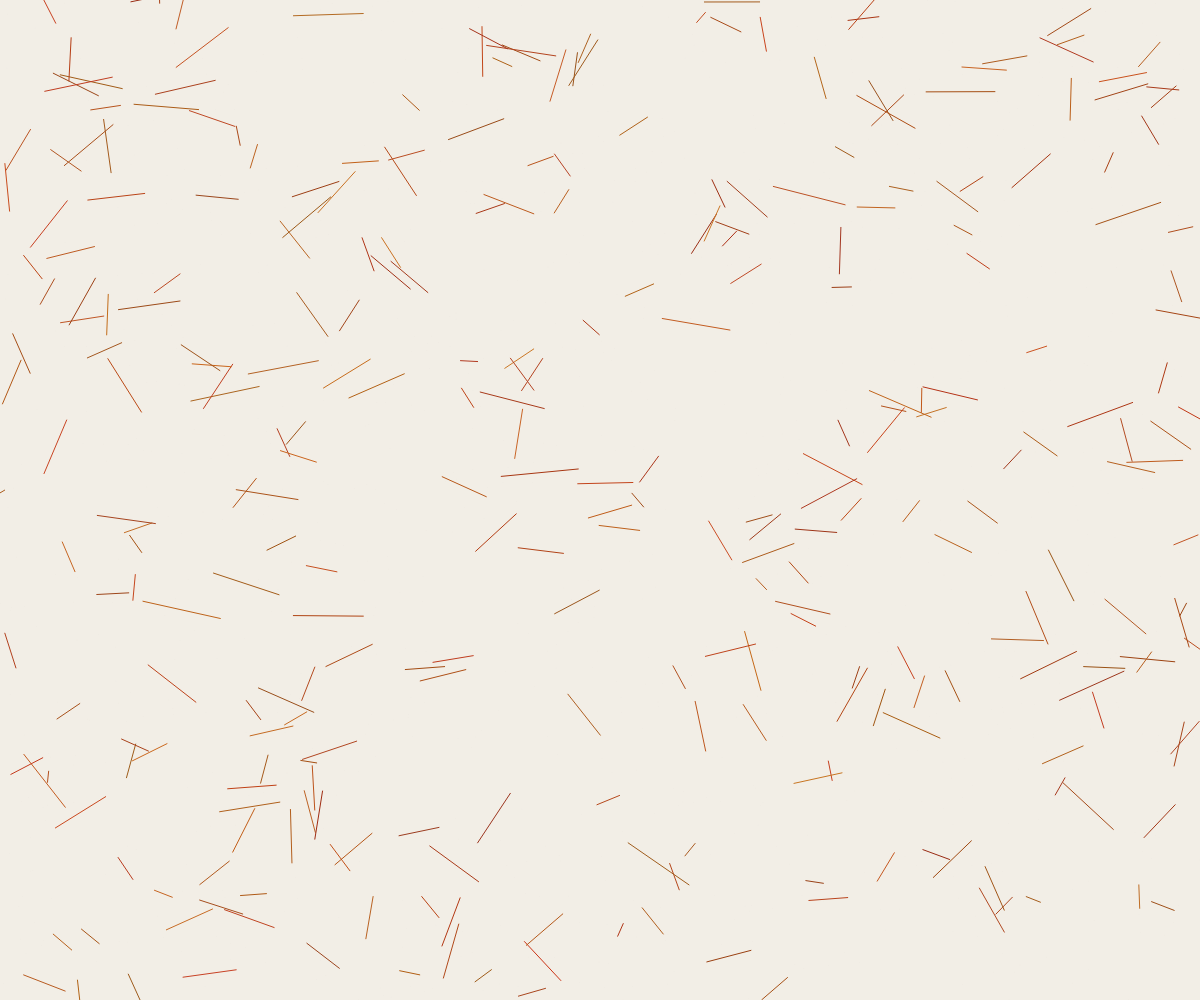
Frame 1 (no input)
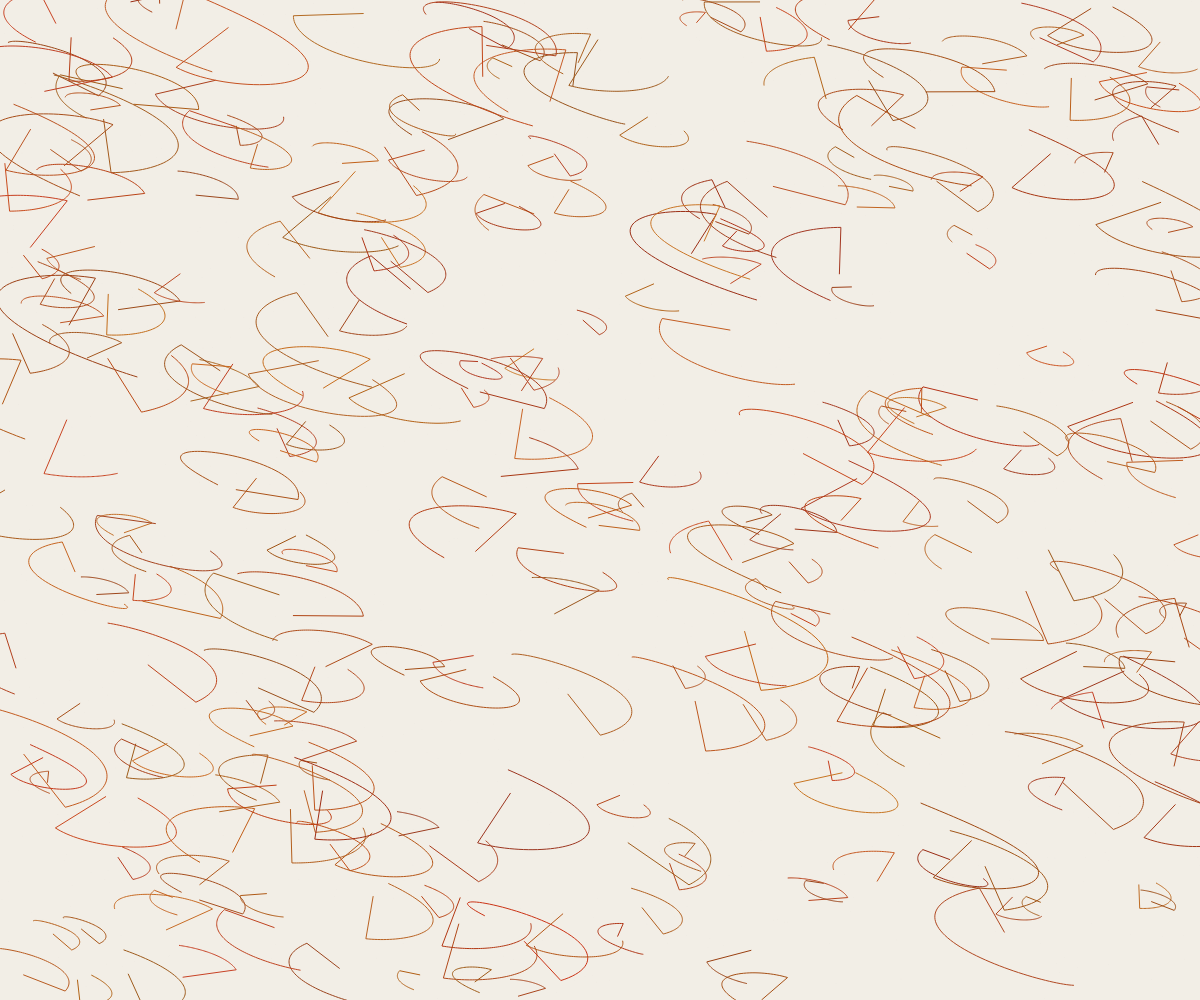
Frame 60 (no input)
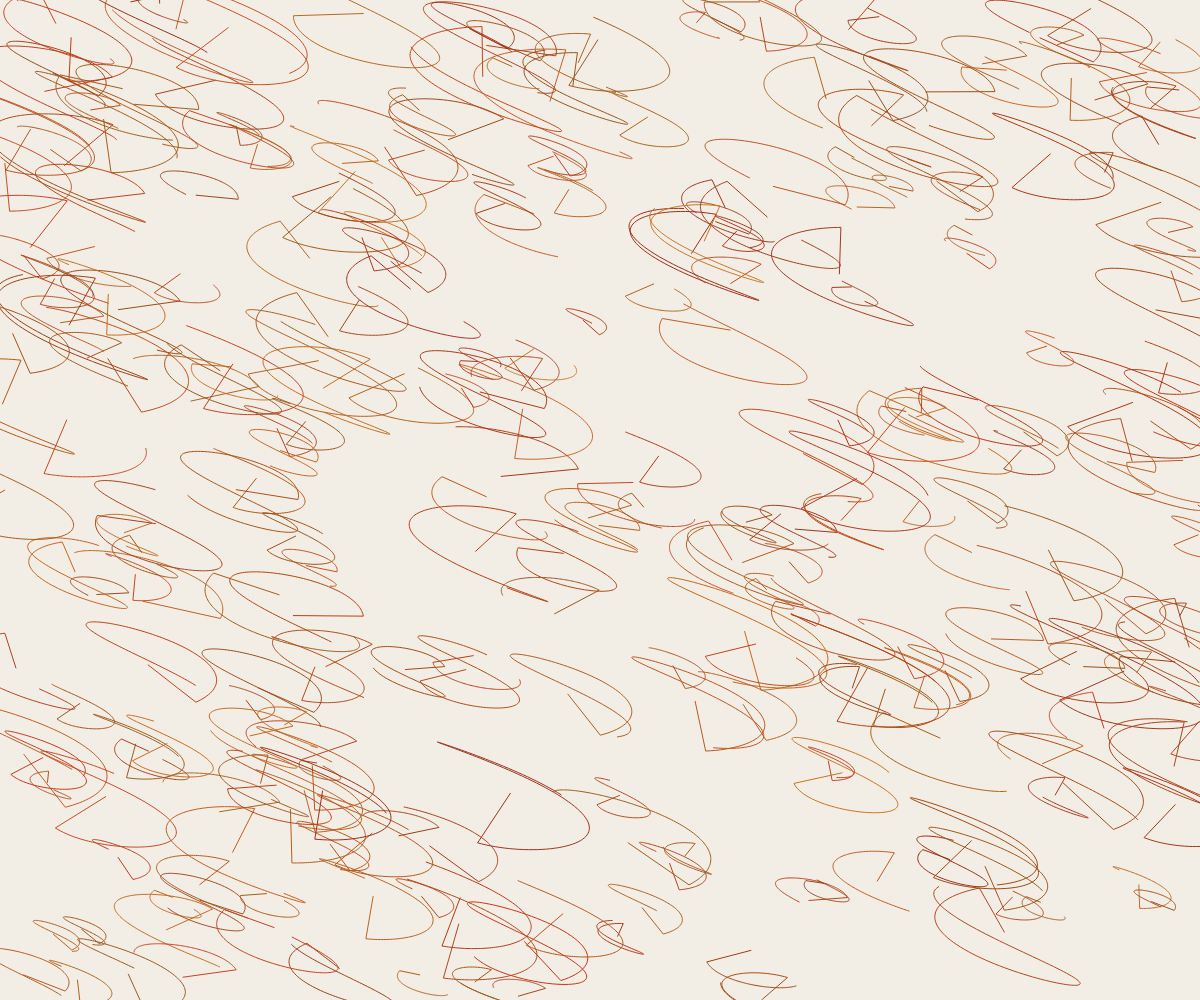
Frame 120 (the mouse pressed at the canvas centre since frame 60)

The p5.js sketch that drew these frames (run headless with seeded random() and noise() and a simulated clock; from frame 60 on, the mouse is pressed at the canvas centre):

// p5.js sketch
// ── sketch.js
let lines = [];
let numLines = 300;
let bgColor;
let inkColor;

function setup() {
  createCanvas(windowWidth, windowHeight);
  colorMode(HSB, 360, 100, 100, 1);
  
  // Textured off-white background
  bgColor = color(40, 5, 95);
  inkColor = color(20, 80, 20);
  
  // Initialize lines with random starting positions and properties
  for (let i = 0; i < numLines; i++) {
    lines.push({
      points: [],
      startX: random(width),
      startY: random(height),
      hue: random(10, 30), // Warm metallic tones
      sat: 80 + random(10),
      bri: 60 + random(20),
      speed: random(0.001, 0.005),
      amplitude: random(20, 80),
      frequency: random(0.01, 0.03),
      timeOffset: random(TWO_PI)
    });
  }
}

function draw() {
  background(bgColor);
  
  // Draw subtle texture on background
  stroke(40, 5, 90);
  strokeWeight(0.5);
  for (let i = 0; i < 1000; i++) {
    let x = random(width);
    let y = random(height);
    point(x, y);
  }
  
  // Update and draw each line
  for (let line of lines) {
    if (line.points.length === 0) {
      line.points.push({x: line.startX, y: line.startY});
    }
    
    // Add new point based on slow oscillating motion
    let time = millis() * line.speed;
    let x = line.startX + sin(time + line.timeOffset) * line.amplitude;
    let y = line.startY + cos(time * 0.7 + line.timeOffset) * line.amplitude * 0.7;
    
    // Add some noise for organic flow
    x += noise(time * 0.01, time * 0.02) * 20 - 10;
    y += noise(time * 0.02, time * 0.03) * 20 - 10;
    
    line.points.push({x, y});
    
    // Limit points to prevent memory issues
    if (line.points.length > 500) {
      line.points.shift();
    }
    
    // Draw the line with dark ink color
    stroke(line.hue, line.sat, line.bri);
    strokeWeight(1);
    noFill();
    
    beginShape();
    for (let point of line.points) {
      vertex(point.x, point.y);
    }
    endShape();
  }
}

function windowResized() {
  resizeCanvas(windowWidth, windowHeight);
}
